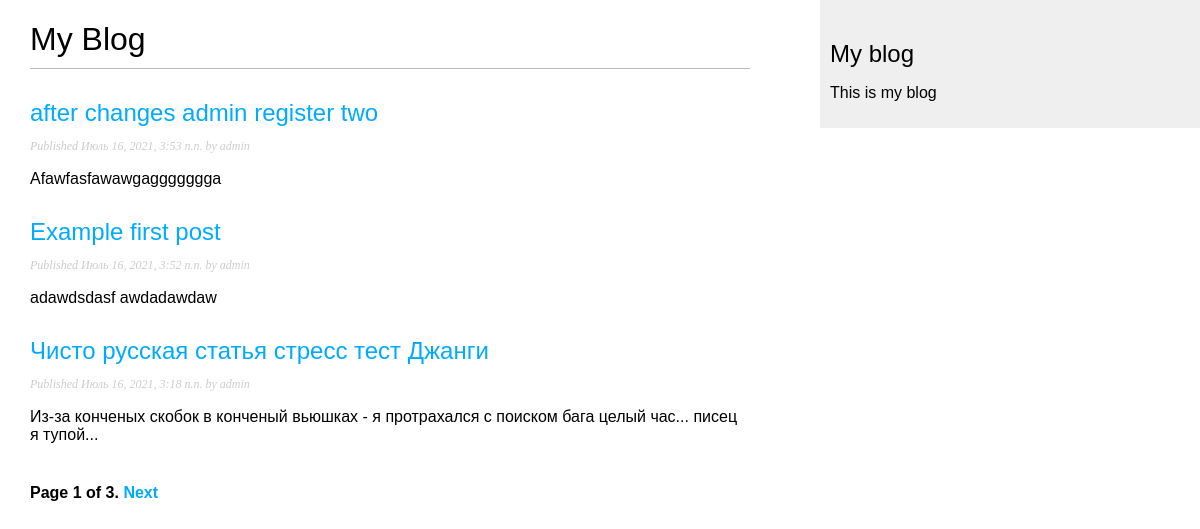
Screenshot of /blog/ with the database file from the repository.
### blog/models.py (models this page shows, shortened)
class Post(models.Model):
	STATUS_CHOICES = {
		('draft', 'Draft'),
		('published', 'Published'),
	}
	title = models.CharField(max_length=250) #заголовок статьи (VARCHAR тип)
	slug = models.SlugField(max_length=250, unique_for_date='publish') # поле для формирования семантических URLов статей
	author = models.ForeignKey(User, on_delete=models.CASCADE, related_name='blog_post') # собсна автор, отношение "Один ко многим" автор может иметь много статей
	body = models.TextField() # содержание статьи
	publish = models.DateTimeField(default=timezone.now) # сохраняет дату публикации статьи
	created = models.DateTimeField(auto_now_add=True) # собсна указывает на дату создания статьи (auto_now_add=True - сохраняет автоматически при сохранении объекта)
	update  = models.DateTimeField(auto_now=True) # дата и время редактирования статьи (auto_now=True - сохраняет автоматически при сохранении объекта)
	status = models.CharField(max_length=10, choices=STATUS_CHOICES, default='draft') # статус статьи. Choices - для выбора статуса.
	objects = models.Manager() # описание менеджера
	published = PublishedManager() # добавление нового менеджера в модель
	class Meta:
		ordering = ('-publish',) # метаданные для порядка сортировки (по убыванию) (разумеется по убыванию даты публикации)
	def get_absolute_url(self):
		return reverse('blog:post_detail',
						args=[self.publish.year,
								self.publish.month,
								self.publish.day,
								self.slug])

### blog/views.py (the view)
# urls.py: path('', views.PostListView.as_view(), name='post_list'), # не принимает аргументов - только сопоставляется с обработчиком post_list
class PostListView(ListView):
    queryset = Post.published.all()
    context_object_name = 'posts'
    paginate_by = 3
    template_name = 'blog/post/list.html'

### blog/templates/blog/post/list.html (shortened to what this page needs)
{% extends "blog/base.html" %}
{% block content %}
  <h1>My Blog</h1>
  {% for post in posts %}
    <h2>
      <a href="{{ post.get_absolute_url }}">
        {{ post.title }}
      </a>
    </h2>
    <p class="date">
      Published {{ post.publish }} by {{ post.author }}
    </p>
    {{ post.body|truncatewords:30|linebreaks }}
  {% endfor %}
  {% include "pagination.html" with page=page_obj %}
{% endblock %}

### blog/static/css/blog.css (style rules this page uses)
body { margin:0; padding:0; font-family:helvetica, sans-serif; }
a { color:#00abff; text-decoration:none; }
h1 { font-weight:normal; border-bottom:1px solid #bbb; padding:0 0 10px 0; }
h2 { font-weight:normal; margin:30px 0 0; }
p.date { color:#ccc; font-family: georgia, serif; font-size: 12px; font-style: italic; }

### rows the page displays
Post: title "after changes admin register two", publish "Июль 16, 2021, 3:53 п.п.", author "admin", body "Afawfasfawawgaggggggga"
Post: title "Example first post", publish "Июль 16, 2021, 3:52 п.п.", author "admin", body "adawdsdasf awdadawdaw"
Post: title "Чисто русская статья стресс тест Джанги", publish "Июль 16, 2021, 3:18 п.п.", author "admin", body "Из-за конченых скобок в конченый вьюшках - я протрахался с поиском бага целый час... писец я тупой..."

### other values shown
{{ page.number }} "1"
{{ page.paginator.num_pages }} "3"
